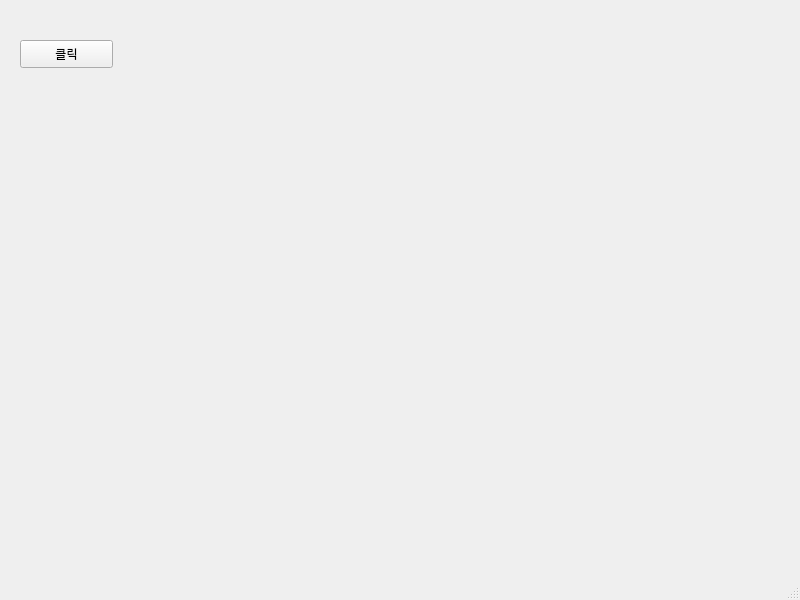
<?xml version="1.0" encoding="UTF-8"?>
<ui version="4.0">
 <class>MainWindow</class>
 <widget class="QMainWindow" name="MainWindow">
  <property name="geometry">
   <rect>
    <x>0</x>
    <y>0</y>
    <width>800</width>
    <height>600</height>
   </rect>
  </property>
  <property name="windowTitle">
   <string>MainWindow</string>
  </property>
  <widget class="QWidget" name="centralwidget">
   <widget class="QPushButton" name="pushButton">
    <property name="geometry">
     <rect>
      <x>20</x>
      <y>40</y>
      <width>93</width>
      <height>28</height>
     </rect>
    </property>
    <property name="text">
     <string>클릭</string>
    </property>
   </widget>
  </widget>
  <widget class="QMenuBar" name="menubar">
   <property name="geometry">
    <rect>
     <x>0</x>
     <y>0</y>
     <width>800</width>
     <height>26</height>
    </rect>
   </property>
  </widget>
  <widget class="QStatusBar" name="statusbar"/>
 </widget>
 <resources/>
 <connections/>
</ui>
